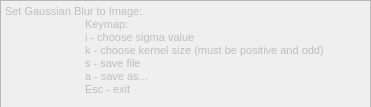
<?xml version="1.0" encoding="UTF-8"?>
<ui version="4.0">
 <class>gaussianBlurOptions</class>
 <widget class="QWidget" name="gaussianBlurOptions">
  <property name="geometry">
   <rect>
    <x>0</x>
    <y>0</y>
    <width>371</width>
    <height>107</height>
   </rect>
  </property>
  <property name="windowTitle">
   <string>Gaussian Blur</string>
  </property>
  <property name="windowIcon">
   <iconset>
    <normaloff>../icons/Bad-Blood-Yolks-Want.ico</normaloff>../icons/Bad-Blood-Yolks-Want.ico</iconset>
  </property>
  <widget class="QTextEdit" name="textEdit">
   <property name="enabled">
    <bool>false</bool>
   </property>
   <property name="geometry">
    <rect>
     <x>0</x>
     <y>0</y>
     <width>371</width>
     <height>111</height>
    </rect>
   </property>
   <property name="minimumSize">
    <size>
     <width>371</width>
     <height>111</height>
    </size>
   </property>
   <property name="maximumSize">
    <size>
     <width>371</width>
     <height>111</height>
    </size>
   </property>
   <property name="html">
    <string>&lt;!DOCTYPE HTML PUBLIC &quot;-//W3C//DTD HTML 4.0//EN&quot; &quot;http://www.w3.org/TR/REC-html40/strict.dtd&quot;&gt;
&lt;html&gt;&lt;head&gt;&lt;meta name=&quot;qrichtext&quot; content=&quot;1&quot; /&gt;&lt;style type=&quot;text/css&quot;&gt;
p, li { white-space: pre-wrap; }
&lt;/style&gt;&lt;/head&gt;&lt;body style=&quot; font-family:'MS Shell Dlg 2'; font-size:8.25pt; font-weight:400; font-style:normal;&quot;&gt;
&lt;p style=&quot; margin-top:0px; margin-bottom:0px; margin-left:0px; margin-right:0px; -qt-block-indent:0; text-indent:0px;&quot;&gt;&lt;span style=&quot; font-size:8pt;&quot;&gt;Set Gaussian Blur to Image:&lt;/span&gt;&lt;/p&gt;
&lt;p style=&quot; margin-top:0px; margin-bottom:0px; margin-left:0px; margin-right:0px; -qt-block-indent:0; text-indent:0px;&quot;&gt;&lt;span style=&quot; font-size:8pt;&quot;&gt;	Keymap:&lt;/span&gt;&lt;/p&gt;
&lt;p style=&quot; margin-top:0px; margin-bottom:0px; margin-left:0px; margin-right:0px; -qt-block-indent:0; text-indent:0px;&quot;&gt;&lt;span style=&quot; font-size:8pt;&quot;&gt;	i - choose sigma value&lt;/span&gt;&lt;/p&gt;
&lt;p style=&quot; margin-top:0px; margin-bottom:0px; margin-left:0px; margin-right:0px; -qt-block-indent:0; text-indent:0px;&quot;&gt;&lt;span style=&quot; font-size:8pt;&quot;&gt;	k - choose kernel size (must be positive and odd)&lt;/span&gt;&lt;/p&gt;
&lt;p style=&quot; margin-top:0px; margin-bottom:0px; margin-left:0px; margin-right:0px; -qt-block-indent:0; text-indent:0px;&quot;&gt;&lt;span style=&quot; font-size:8pt;&quot;&gt;	s - save file&lt;/span&gt;&lt;/p&gt;
&lt;p style=&quot; margin-top:0px; margin-bottom:0px; margin-left:0px; margin-right:0px; -qt-block-indent:0; text-indent:0px;&quot;&gt;&lt;span style=&quot; font-size:8pt;&quot;&gt;	a - save as...&lt;/span&gt;&lt;/p&gt;
&lt;p style=&quot; margin-top:0px; margin-bottom:0px; margin-left:0px; margin-right:0px; -qt-block-indent:0; text-indent:0px;&quot;&gt;&lt;span style=&quot; font-size:8pt;&quot;&gt;	Esc - exit&lt;/span&gt;&lt;/p&gt;&lt;/body&gt;&lt;/html&gt;</string>
   </property>
  </widget>
 </widget>
 <resources/>
 <connections/>
</ui>
